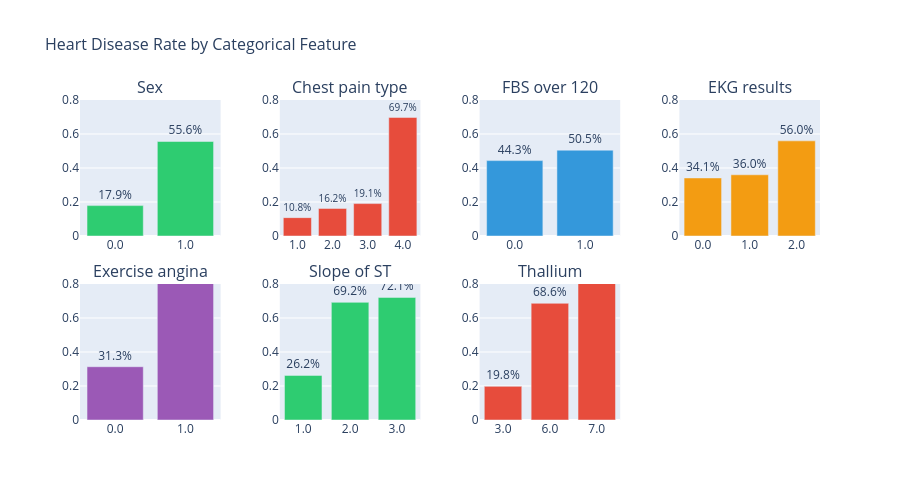

This figure's notebook cell:
### Code cell
# Target rate by each feature — interactive
fig = make_subplots(rows=2, cols=4, subplot_titles=CATS,
                    horizontal_spacing=0.08, vertical_spacing=0.15)

for i, col in enumerate(CATS):
    row, c = i // 4 + 1, i % 4 + 1
    grouped = train.groupby(col)['target'].agg(['mean', 'count']).reset_index()
    fig.add_trace(
        go.Bar(x=grouped[col].astype(str), y=grouped['mean'],
               marker_color=COLORS[i % len(COLORS)],
               text=grouped['mean'].apply(lambda x: f'{x:.1%}'),
               textposition='outside',
               name=col, showlegend=False),
        row=row, col=c
    )
    fig.update_yaxes(range=[0, 0.8], row=row, col=c)

fig.update_layout(height=500, title_text='Heart Disease Rate by Categorical Feature',
                  title_font_size=16)
fig.show()

### Figure 1 — Plotly figure (JSON) as saved in the notebook; plotly's stock layout.template omitted (floating-point values rounded to 4 significant figures)
{"data": [{"marker": {"color": "#2ecc71"}, "name": "Sex", "showlegend": false, "text": ["17.9%", "55.6%"], "textposition": "outside", "type": "bar", "x": ["0.0", "1.0"], "xaxis": "x", "y": [0.1788, 0.5559], "yaxis": "y"}, {"marker": {"color": "#e74c3c"}, "name": "Chest pain type", "showlegend": false, "text": ["10.8%", "16.2%", "19.1%", "69.7%"], "textposition": "outside", "type": "bar", "x": ["1.0", "2.0", "3.0", "4.0"], "xaxis": "x2", "y": [0.1081, 0.1622, 0.1907, 0.6975], "yaxis": "y2"}, {"marker": {"color": "#3498db"}, "name": "FBS over 120", "showlegend": false, "text": ["44.3%", "50.5%"], "textposition": "outside", "type": "bar", "x": ["0.0", "1.0"], "xaxis": "x3", "y": [0.4434, 0.505], "yaxis": "y3"}, {"marker": {"color": "#f39c12"}, "name": "EKG results", "showlegend": false, "text": ["34.1%", "36.0%", "56.0%"], "textposition": "outside", "type": "bar", "x": ["0.0", "1.0", "2.0"], "xaxis": "x4", "y": [0.3415, 0.3601, 0.5596], "yaxis": "y4"}, {"marker": {"color": "#9b59b6"}, "name": "Exercise angina", "showlegend": false, "text": ["31.3%", "80.6%"], "textposition": "outside", "type": "bar", "x": ["0.0", "1.0"], "xaxis": "x5", "y": [0.3134, 0.8063], "yaxis": "y5"}, {"marker": {"color": "#2ecc71"}, "name": "Slope of ST", "showlegend": false, "text": ["26.2%", "69.2%", "72.1%"], "textposition": "outside", "type": "bar", "x": ["1.0", "2.0", "3.0"], "xaxis": "x6", "y": [0.2623, 0.6921, 0.7211], "yaxis": "y6"}, {"marker": {"color": "#e74c3c"}, "name": "Thallium", "showlegend": false, "text": ["19.8%", "68.6%", "81.5%"], "textposition": "outside", "type": "bar", "x": ["3.0", "6.0", "7.0"], "xaxis": "x7", "y": [0.198, 0.6864, 0.8154], "yaxis": "y7"}], "layout": {"annotations": [{"font": {"size": 16}, "showarrow": false, "text": "Sex", "x": 0.095, "xanchor": "center", "xref": "paper", "y": 1, "yanchor": "bottom", "yref": "paper"}, {"font": {"size": 16}, "showarrow": false, "text": "Chest pain type", "x": 0.365, "xanchor": "center", "xref": "paper", "y": 1, "yanchor": "bottom", "yref": "paper"}, {"font": {"size": 16}, "showarrow": false, "text": "FBS over 120", "x": 0.635, "xanchor": "center", "xref": "paper", "y": 1, "yanchor": "bottom", "yref": "paper"}, {"font": {"size": 16}, "showarrow": false, "text": "EKG results", "x": 0.905, "xanchor": "center", "xref": "paper", "y": 1, "yanchor": "bottom", "yref": "paper"}, {"font": {"size": 16}, "showarrow": false, "text": "Exercise angina", "x": 0.095, "xanchor": "center", "xref": "paper", "y": 0.425, "yanchor": "bottom", "yref": "paper"}, {"font": {"size": 16}, "showarrow": false, "text": "Slope of ST", "x": 0.365, "xanchor": "center", "xref": "paper", "y": 0.425, "yanchor": "bottom", "yref": "paper"}, {"font": {"size": 16}, "showarrow": false, "text": "Thallium", "x": 0.635, "xanchor": "center", "xref": "paper", "y": 0.425, "yanchor": "bottom", "yref": "paper"}], "height": 500, "title": {"font": {"size": 16}, "text": "Heart Disease Rate by Categorical Feature"}, "xaxis": {"anchor": "y", "domain": [0, 0.19]}, "xaxis2": {"anchor": "y2", "domain": [0.27, 0.46]}, "xaxis3": {"anchor": "y3", "domain": [0.54, 0.73]}, "xaxis4": {"anchor": "y4", "domain": [0.81, 1]}, "xaxis5": {"anchor": "y5", "domain": [0, 0.19]}, "xaxis6": {"anchor": "y6", "domain": [0.27, 0.46]}, "xaxis7": {"anchor": "y7", "domain": [0.54, 0.73]}, "xaxis8": {"anchor": "y8", "domain": [0.81, 1]}, "yaxis": {"anchor": "x", "domain": [0.575, 1], "range": [0, 0.8]}, "yaxis2": {"anchor": "x2", "domain": [0.575, 1], "range": [0, 0.8]}, "yaxis3": {"anchor": "x3", "domain": [0.575, 1], "range": [0, 0.8]}, "yaxis4": {"anchor": "x4", "domain": [0.575, 1], "range": [0, 0.8]}, "yaxis5": {"anchor": "x5", "domain": [0, 0.425], "range": [0, 0.8]}, "yaxis6": {"anchor": "x6", "domain": [0, 0.425], "range": [0, 0.8]}, "yaxis7": {"anchor": "x7", "domain": [0, 0.425], "range": [0, 0.8]}, "yaxis8": {"anchor": "x8", "domain": [0, 0.425]}}}
